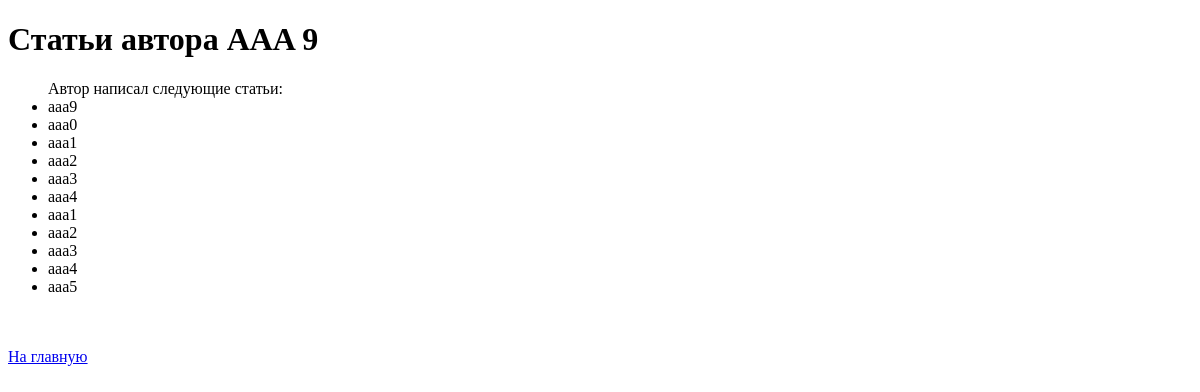
Page /blog/post/10 on the earlier database version.
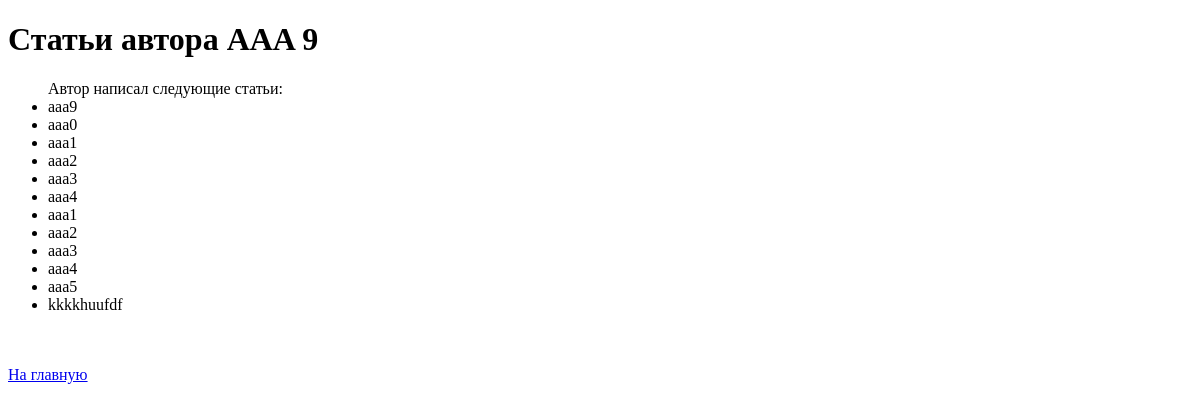
Same page on the later database version.
### blogapp/models.py (models this page shows, shortened)
class Post(models.Model):
    title = models.CharField(max_length=200)
    content = models.TextField()
    author = models.ForeignKey(Author, on_delete=models.CASCADE)

### blogapp/views.py (the view)
# urls.py: path('post/<int:author_id>', a_post, name='a_post'),
def a_post(request, author_id):
    name = Author.objects.filter(pk=author_id).first()
    posts = name.post_set.all()
    context = {'name': name, 'posts': posts}
    return render(request, 'blogapp/a_post.html', context)

### blogapp/templates/blogapp/a_post.html (shortened to what this page needs)
{% extends 'blogapp/base.html'%}
{% block content %}
     <h1>Статьи автора {{name.name}}</h1>
    <ul> Автор написал следующие статьи:
        {% for post in posts %}
            <li>{{ post.title }}</li>
        {% endfor %}
    </ul>
    <br>
    <br><a href='/blog'>На главную</a>
{% endblock %}

Differences in the rows shown:
added Post: title "kkkkhuufdf"
